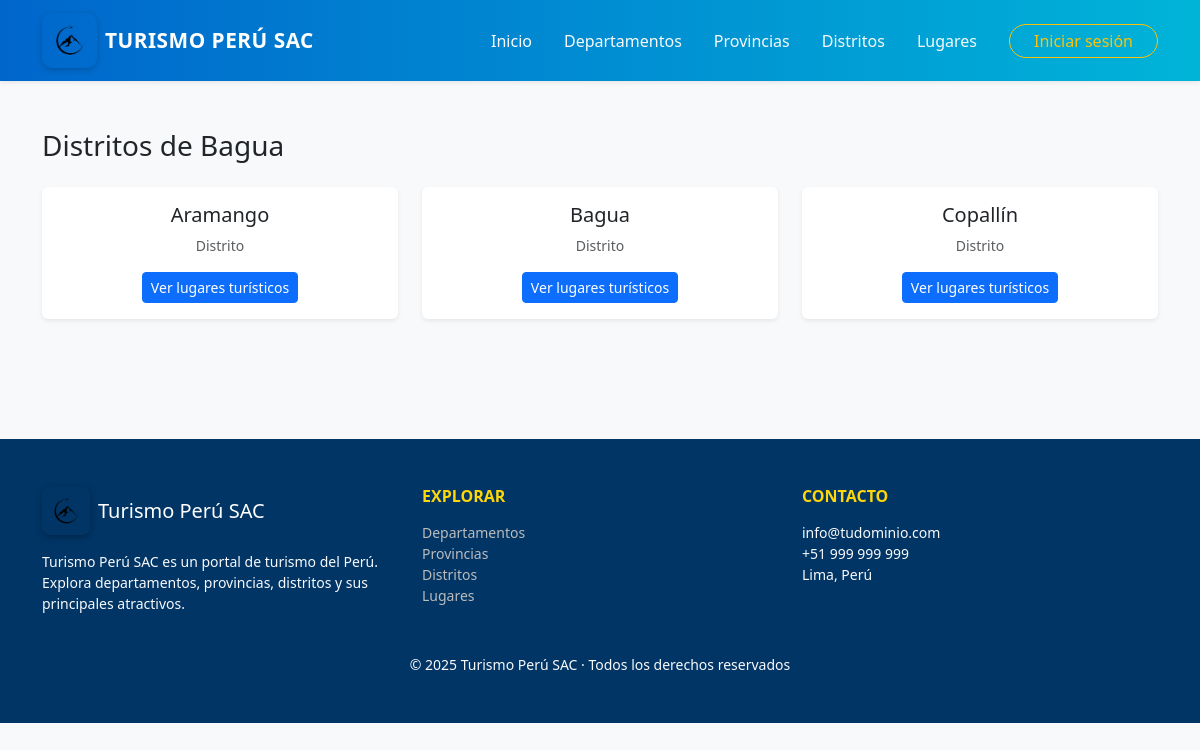
The app's page /views/distritos/listar.php?provincia_id=2 with its own data.
### tables this page shows
CREATE TABLE `provincias` (
  `id_provincia` int(11) NOT NULL,
  `id_departamento` int(11) NOT NULL,
  `nombre` varchar(100) NOT NULL
);

CREATE TABLE `distritos` (
  `id_distrito` int(11) NOT NULL,
  `id_provincia` int(11) NOT NULL,
  `nombre` varchar(100) NOT NULL
);

### models/Provincia.php (called while the page is built, shortened)
<?php
require_once __DIR__ . '/../config/config.php';
class Provincia {
    private $pdo;
    public function __construct() {
        global $pdo;
        $this->pdo = $pdo;
    }
   public function getById(int $id_provincia): ?array {
    $stmt = $this->pdo->prepare("SELECT id_provincia, nombre FROM provincias WHERE id_provincia = ?");
    $stmt->execute([$id_provincia]);
    $result = $stmt->fetch();
    return $result ?: null;
}
}

### models/Distrito.php (called while the page is built, shortened)
<?php
require_once __DIR__ . '/../config/config.php';
class Distrito {
    private $pdo;
    public function __construct() {
        global $pdo;
        $this->pdo = $pdo;
    }
    public function getByProvincia(int $provinciaId): array {
        $stmt = $this->pdo->prepare("SELECT id_distrito, nombre FROM distritos WHERE id_provincia = ? ORDER BY nombre ASC");
        $stmt->execute([$provinciaId]);
        return $stmt->fetchAll();
    }
}

### views/distritos/listar.php (the view, shortened to what this page needs)
<?php
require_once __DIR__ . '/../../config/config.php';
require_once __DIR__ . '/../../models/Distrito.php';
require_once __DIR__ . '/../../models/Provincia.php';
require_once view_path('views/templates/header.php');
require_once view_path('views/templates/navbar.php');
$provinciaId = intval($_GET['provincia_id'] ?? 0);
$distritoModel = new Distrito();
$provinciaModel = new Provincia();
$provincia = $provinciaModel->getById($provinciaId);
$distritos = $distritoModel->getByProvincia($provinciaId);
?>
<div class="container py-5">
  <h1 class="h3 mb-4">Distritos de <?= htmlspecialchars($provincia['nombre']) ?></h1>
  <div class="row">
    <?php if (empty($distritos)): ?>
      <div class="col-12">
        <div class="alert alert-warning">No hay distritos registrados para esta provincia.</div>
      </div>
    <?php else: ?>
      <?php foreach ($distritos as $dist): ?>
        <div class="col-12 col-md-4 mb-4">
          <div class="card h-100 shadow-sm border-0 text-center">
            <div class="card-body d-flex flex-column justify-content-between">
              <div>
                <h5 class="card-title"><?= htmlspecialchars($dist['nombre']) ?></h5>
                <p class="small text-muted mb-3">Distrito</p>
              </div>
              <div>
                <a href="<?= BASE_URL ?>/views/lugares/listar.php?distrito_id=<?= intval($dist['id_distrito']) ?>" class="btn btn-primary btn-sm">Ver lugares turísticos</a>
              </div>
            </div>
          </div>
        </div>
      <?php endforeach; ?>
    <?php endif; ?>
  </div>
</div>
<?php
require_once view_path('views/templates/footer.php');
?>

### assets/css/style.css (style rules this page uses)
:root { --brand: #0d6efd; --brand-dark: #0b5ed7; --bg-soft: #f8f9fa; }
body { font-family: system-ui, -apple-system, "Segoe UI", Roboto, "Helvetica Neue", Arial, "Noto Sans", "Liberation Sans", sans-serif; }

### records on screen
provincias: nombre "Bagua"
distritos: nombre "Aramango"
distritos: nombre "Bagua"
distritos: nombre "Copallín"

### other values on screen
APP_NAME "TURISMO PERÚ SAC"
APP_NAME "Turismo Perú SAC"
